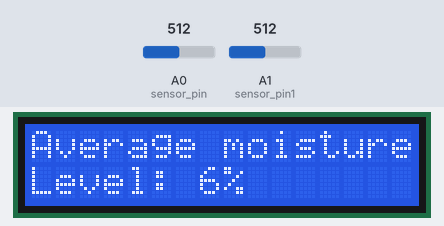
A sketch run on a simulated Arduino Uno, built with avr-gcc and run on an emulated ATmega328P. Parts: 16×2 character LCD. The test bench sets the inputs (shaded band); at power-on: A0 (sensor_pin) = 512, A1 (sensor_pin1) = 512. What the sketch prints to the serial monitor is not drawn.

Above: at 3.6 s.
3.7 s: A0 (sensor_pin) set to 716
At 6.1 s:
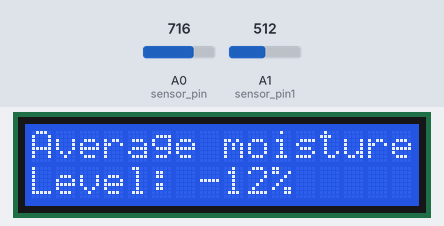
6.6 s: A1 (sensor_pin1) set to 716
At 8.5 s:
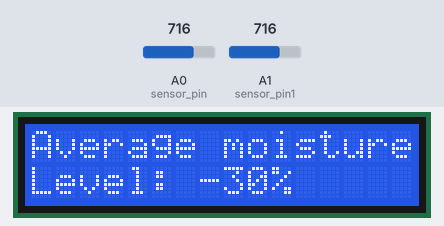
9.4 s: A0 (sensor_pin) set to 900
At 12.0 s:
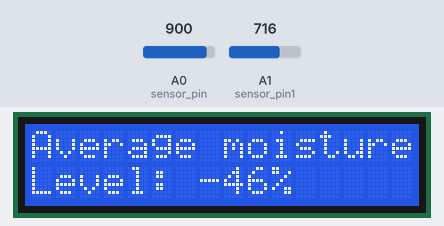
12.6 s: A1 (sensor_pin1) set to 900
At 14.3 s:
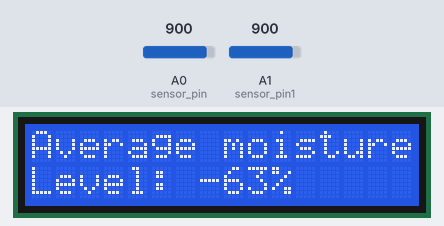
15.4 s: A0 (sensor_pin) set to 1023
At 17.9 s:
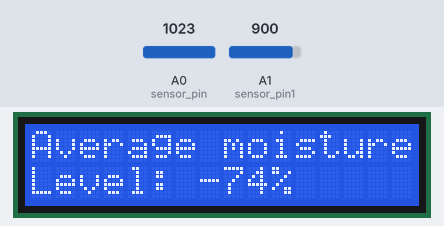
18.7 s: A1 (sensor_pin1) set to 1023
At 20.2 s:
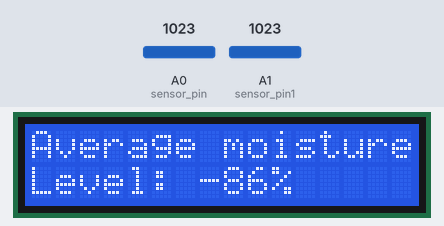
Timing chart, 0 to 21.7 s (numbered marks = the images above; inputs shaded):
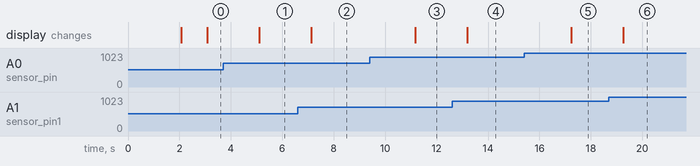

The sketch:

moisture__sensor.ino
```cpp
//        -------------------SOIL MOISTURE SENSOR-----------------

#include <LiquidCrystal.h>

LiquidCrystal LCD_display(12, 11, 5, 4, 3, 2);
int sensor_pin = A0;                    //sensor module1
int sensor_pin1 = A1;                    //sensor module2
int output_value ;
int output_value2 ;
int average_reading;

void setup() {
   LCD_display.begin(16, 2);   //sets ON the LCD and defines its size, '16' columns '2' rows
   Serial.begin(9600);
                                        //sets host communication rate
   Serial.println("Reading From the Sensor ...");
   delay(2000);

   LCD_display.clear();
   LCD_display.setCursor(0,0);
   LCD_display.print("Average moisture");
   }

void loop() {
   delay(1000);
   output_value= analogRead(sensor_pin);
   output_value2= analogRead(sensor_pin1);
                                          //reads info data from analog sensor pin
   output_value = map(output_value,550,0,0,100);
   output_value2 = map(output_value2,550,0,0,100);
//     output_value = (output_value);
//     output_value2 = (output_value2);
                                          //maps analog values spread across(0-1024) on (0-100%) scale
   average_reading = (output_value + output_value2) / 2;
                                          //gets average reading
   Serial.print("Mositure sesnsor 1: ");
   Serial.print(output_value);
   Serial.println("%");
                                          //sensor 1 reading
   Serial.print("Mositure sesnsor 2: ");
   Serial.print(output_value2);
   Serial.println("%");
                                          //sensor 2 reading
   Serial.print("Average moisture level: ");
   Serial.print(average_reading);
   Serial.println("%");
   Serial.println();                          //average reading

   LCD_display.setCursor(0,1);
   LCD_display.print("Level: ");
   LCD_display.setCursor(7,1);
   LCD_display.print(average_reading);
   LCD_display.print("%       ");
   delay(1000);                           //delay btn iterations
   }
    /*
     * ////////////////ARDUINO-FC-28 MOISTURE SENSOR CONNECTION//////////////////////////
     *    Arduino         FC-28 Sensor
     *    -------         ------------
     *      3V/5V     -->       VCC
     *      GND       -->       GND
     *      A0        -->       A0
     *
     *
     *    Average Soil Moisture Content
     *    ------------------------------
     *
     *    Soil Type       |  No Irrigation Needed  |  Irrigation to Be Applied  |  Dangerously Low Soil Moisture
     *    ------------       --------------------     ------------------------     -----------------------------
     *    Fine Clay               80-100                      60-80                         Below 60
     *
     *    Medium(Loamy)           88-100                      70-88                         Below 70
     *
     *    Coarse (Sandy)          90-100                      80-90                         Below 80
     *
     *    --------------     --------------------     ------------------------     -----------------------------
     *    Overal average          86-100                      70-86                         Below 70
     *    --------------     --------------------     ------------------------     -----------------------------
     *
     *    Crop             Maximum moisture value     Maximum moisture value              Average
     *    --------------     --------------------     ------------------------     -----------------------------
     *    Wheat                   100                       60                            80
     *
     */
```

Measured:
- after the input at 3.7 s, the display: changes after 1.4 s (image 1)
- after the input at 6.6 s, the display: changes after 0.53 s (image 2)
- after the input at 9.4 s, the display: changes after 1.8 s (image 3)
- after the input at 12.6 s, the display: changes after 0.60 s (image 4)
- after the input at 15.4 s, the display: changes after 1.8 s (image 5)
- after the input at 18.7 s, the display: changes after 0.56 s (image 6)
